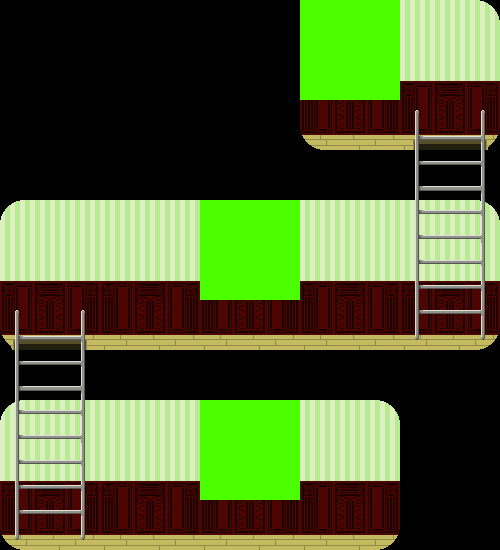

A level layout from a 2D game, rendered from its tile map. Below: a short description, then the map file with its tile-grid data intact:
An orthogonal 10x11 tile map with 50x50 px tiles, 3 tile layers (Tile Layer 1, Tile Layer 2, Tile Layer 3), 3 tilesets and 5 objects.

<map version="1.0" orientation="orthogonal" renderorder="right-down" width="10" height="11" tilewidth="50" tileheight="50" nextobjectid="12">
 <tileset firstgid="1" name="BackGround" tilewidth="50" tileheight="50" tilecount="18" columns="6">
  <image source="BackGround.png" width="300" height="150" />
 </tileset>
 <tileset firstgid="19" name="ladder" tilewidth="50" tileheight="50" tilecount="10" columns="2">
  <image source="ladder.png" width="100" height="250" />
 </tileset>
 <tileset firstgid="29" name="Interactable" tilewidth="50" tileheight="50" tilecount="4" columns="2">
  <image source="Interactable.png" width="100" height="100" />
 </tileset>
 <layer name="Tile Layer 1" width="10" height="11">
  <data encoding="csv">
0,0,0,0,0,0,1,2,5,6,
0,0,0,0,0,0,7,8,11,12,
0,0,0,0,0,0,13,14,17,18,
0,0,0,0,0,0,0,0,0,0,
1,2,3,4,3,4,3,4,5,6,
7,8,9,10,9,10,9,10,11,12,
13,14,15,16,15,16,15,16,17,18,
0,0,0,0,0,0,0,0,0,0,
1,2,3,4,3,4,5,6,0,0,
7,8,9,10,9,10,11,12,0,0,
13,14,15,16,15,16,17,18,0,0
</data>
 </layer>
 <layer name="Tile Layer 2" width="10" height="11">
  <data encoding="csv">
0,0,0,0,0,0,0,0,0,0,
0,0,0,0,0,0,0,0,0,0,
0,0,0,0,0,0,0,0,19,20,
0,0,0,0,0,0,0,0,21,22,
0,0,0,0,0,0,0,0,23,24,
0,0,0,0,0,0,0,0,25,26,
19,20,0,0,0,0,0,0,27,28,
21,22,0,0,0,0,0,0,0,0,
23,24,0,0,0,0,0,0,0,0,
25,26,0,0,0,0,0,0,0,0,
27,28,0,0,0,0,0,0,0,0
</data>
 </layer>
 <layer name="Tile Layer 3" width="10" height="11">
  <data encoding="csv">
0,0,0,0,0,0,29,30,0,0,
0,0,0,0,0,0,31,32,0,0,
0,0,0,0,0,0,0,0,0,0,
0,0,0,0,0,0,0,0,0,0,
0,0,0,0,29,30,0,0,0,0,
0,0,0,0,31,32,0,0,0,0,
0,0,0,0,0,0,0,0,0,0,
0,0,0,0,0,0,0,0,0,0,
0,0,0,0,29,30,0,0,0,0,
0,0,0,0,31,32,0,0,0,0,
0,0,0,0,0,0,0,0,0,0
</data>
 </layer>
 <objectgroup name="floors">
  <object id="1" x="0" y="335" width="500" height="15" />
  <object id="2" x="0" y="535" width="400" height="15" />
  <object id="9" x="300" y="135" width="200" height="15" />
 </objectgroup>
 <objectgroup name="ladders">
  <object id="10" x="425" y="110" width="50" height="225" />
  <object id="11" x="25" y="310" width="50" height="225" />
 </objectgroup>
</map>
